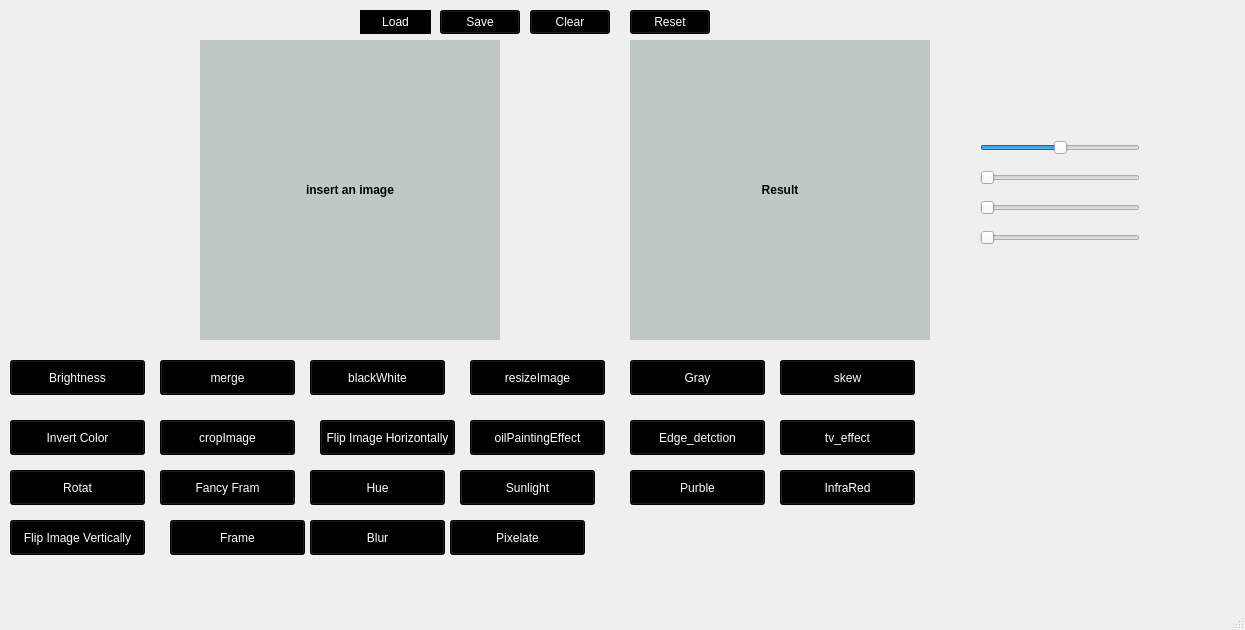
<?xml version="1.0" encoding="UTF-8"?>
<ui version="4.0">
 <class>MainWindow</class>
 <widget class="QMainWindow" name="MainWindow">
  <property name="geometry">
   <rect>
    <x>0</x>
    <y>0</y>
    <width>1245</width>
    <height>630</height>
   </rect>
  </property>
  <property name="windowTitle">
   <string>MainWindow</string>
  </property>
  <property name="tabShape">
   <enum>QTabWidget::Rounded</enum>
  </property>
  <widget class="QWidget" name="centralwidget">
   <widget class="QPushButton" name="btnGray">
    <property name="geometry">
     <rect>
      <x>630</x>
      <y>360</y>
      <width>135</width>
      <height>35</height>
     </rect>
    </property>
    <property name="styleSheet">
     <string notr="true">background-color: rgb(0, 0, 0);color: rgb(255, 255, 255);</string>
    </property>
    <property name="text">
     <string>Gray</string>
    </property>
   </widget>
   <widget class="QPushButton" name="btnTV">
    <property name="geometry">
     <rect>
      <x>780</x>
      <y>420</y>
      <width>135</width>
      <height>35</height>
     </rect>
    </property>
    <property name="styleSheet">
     <string notr="true">background-color: rgb(0, 0, 0);color: rgb(255, 255, 255);</string>
    </property>
    <property name="text">
     <string>tv_effect</string>
    </property>
   </widget>
   <widget class="QPushButton" name="btnClearRslt">
    <property name="geometry">
     <rect>
      <x>530</x>
      <y>10</y>
      <width>80</width>
      <height>24</height>
     </rect>
    </property>
    <property name="styleSheet">
     <string notr="true">background-color: rgb(0, 0, 0);color: rgb(255, 255, 255);</string>
    </property>
    <property name="text">
     <string>Clear</string>
    </property>
   </widget>
   <widget class="QPushButton" name="btnBlur">
    <property name="geometry">
     <rect>
      <x>310</x>
      <y>520</y>
      <width>135</width>
      <height>35</height>
     </rect>
    </property>
    <property name="styleSheet">
     <string notr="true">background-color: rgb(0, 0, 0);color: rgb(255, 255, 255);</string>
    </property>
    <property name="text">
     <string>Blur</string>
    </property>
   </widget>
   <widget class="QPushButton" name="btnResize">
    <property name="geometry">
     <rect>
      <x>470</x>
      <y>360</y>
      <width>135</width>
      <height>35</height>
     </rect>
    </property>
    <property name="styleSheet">
     <string notr="true">background-color: rgb(0, 0, 0);color: rgb(255, 255, 255);</string>
    </property>
    <property name="text">
     <string>resizeImage</string>
    </property>
   </widget>
   <widget class="QPushButton" name="btnInvertClr">
    <property name="geometry">
     <rect>
      <x>10</x>
      <y>420</y>
      <width>135</width>
      <height>35</height>
     </rect>
    </property>
    <property name="styleSheet">
     <string notr="true">background-color: rgb(0, 0, 0);color: rgb(255, 255, 255);</string>
    </property>
    <property name="text">
     <string>Invert Color</string>
    </property>
   </widget>
   <widget class="QPushButton" name="btnPixelate">
    <property name="geometry">
     <rect>
      <x>450</x>
      <y>520</y>
      <width>135</width>
      <height>35</height>
     </rect>
    </property>
    <property name="styleSheet">
     <string notr="true">background-color: rgb(0, 0, 0);color: rgb(255, 255, 255);</string>
    </property>
    <property name="text">
     <string>Pixelate</string>
    </property>
   </widget>
   <widget class="QPushButton" name="btnPurble">
    <property name="geometry">
     <rect>
      <x>630</x>
      <y>470</y>
      <width>135</width>
      <height>35</height>
     </rect>
    </property>
    <property name="styleSheet">
     <string notr="true">background-color: rgb(0, 0, 0);color: rgb(255, 255, 255);</string>
    </property>
    <property name="text">
     <string>Purble</string>
    </property>
   </widget>
   <widget class="QPushButton" name="btnSkew">
    <property name="geometry">
     <rect>
      <x>780</x>
      <y>360</y>
      <width>135</width>
      <height>35</height>
     </rect>
    </property>
    <property name="styleSheet">
     <string notr="true">background-color: rgb(0, 0, 0);color: rgb(255, 255, 255);</string>
    </property>
    <property name="text">
     <string>skew</string>
    </property>
   </widget>
   <widget class="QPushButton" name="btnFancyFrame">
    <property name="geometry">
     <rect>
      <x>160</x>
      <y>470</y>
      <width>135</width>
      <height>35</height>
     </rect>
    </property>
    <property name="styleSheet">
     <string notr="true">background-color: rgb(0, 0, 0);color: rgb(255, 255, 255);</string>
    </property>
    <property name="text">
     <string>Fancy Fram</string>
    </property>
   </widget>
   <widget class="QSlider" name="blurSlider">
    <property name="geometry">
     <rect>
      <x>980</x>
      <y>230</y>
      <width>160</width>
      <height>16</height>
     </rect>
    </property>
    <property name="cursor">
     <cursorShape>ArrowCursor</cursorShape>
    </property>
    <property name="mouseTracking">
     <bool>false</bool>
    </property>
    <property name="styleSheet">
     <string notr="true"/>
    </property>
    <property name="minimum">
     <number>1</number>
    </property>
    <property name="singleStep">
     <number>2</number>
    </property>
    <property name="orientation">
     <enum>Qt::Horizontal</enum>
    </property>
   </widget>
   <widget class="QPushButton" name="btnFlipH">
    <property name="geometry">
     <rect>
      <x>320</x>
      <y>420</y>
      <width>135</width>
      <height>35</height>
     </rect>
    </property>
    <property name="styleSheet">
     <string notr="true">background-color: rgb(0, 0, 0);color: rgb(255, 255, 255);</string>
    </property>
    <property name="text">
     <string>Flip Image Horizontally</string>
    </property>
   </widget>
   <widget class="QLabel" name="insertImg">
    <property name="geometry">
     <rect>
      <x>200</x>
      <y>40</y>
      <width>300</width>
      <height>300</height>
     </rect>
    </property>
    <property name="styleSheet">
     <string notr="true">background-color: rgb(191, 200, 197);
color: rgb(0, 0, 0);
text-align:center;</string>
    </property>
    <property name="text">
     <string>&lt;html&gt;&lt;head/&gt;&lt;body&gt;&lt;p align=&quot;center&quot;&gt;&lt;span style=&quot; font-weight:700;&quot;&gt;insert an image&lt;/span&gt;&lt;/p&gt;&lt;/body&gt;&lt;/html&gt;</string>
    </property>
   </widget>
   <widget class="QPushButton" name="btnLoadImg">
    <property name="geometry">
     <rect>
      <x>360</x>
      <y>10</y>
      <width>71</width>
      <height>24</height>
     </rect>
    </property>
    <property name="styleSheet">
     <string notr="true">background-color: rgb(0, 0, 0);
color: rgb(255, 255, 255);
border-radius: 25px;</string>
    </property>
    <property name="text">
     <string>Load</string>
    </property>
    <property name="autoDefault">
     <bool>false</bool>
    </property>
    <property name="default">
     <bool>false</bool>
    </property>
   </widget>
   <widget class="QPushButton" name="btnInfraRed">
    <property name="geometry">
     <rect>
      <x>780</x>
      <y>470</y>
      <width>135</width>
      <height>35</height>
     </rect>
    </property>
    <property name="styleSheet">
     <string notr="true">background-color: rgb(0, 0, 0);color: rgb(255, 255, 255);</string>
    </property>
    <property name="text">
     <string>InfraRed</string>
    </property>
   </widget>
   <widget class="QPushButton" name="btnFlipV">
    <property name="geometry">
     <rect>
      <x>10</x>
      <y>520</y>
      <width>135</width>
      <height>35</height>
     </rect>
    </property>
    <property name="styleSheet">
     <string notr="true">background-color: rgb(0, 0, 0);color: rgb(255, 255, 255);</string>
    </property>
    <property name="text">
     <string>Flip Image Vertically</string>
    </property>
   </widget>
   <widget class="QPushButton" name="btnCrop">
    <property name="geometry">
     <rect>
      <x>160</x>
      <y>420</y>
      <width>135</width>
      <height>35</height>
     </rect>
    </property>
    <property name="styleSheet">
     <string notr="true">background-color: rgb(0, 0, 0);color: rgb(255, 255, 255);</string>
    </property>
    <property name="text">
     <string>cropImage</string>
    </property>
   </widget>
   <widget class="QPushButton" name="btnBlackWhite">
    <property name="geometry">
     <rect>
      <x>310</x>
      <y>360</y>
      <width>135</width>
      <height>35</height>
     </rect>
    </property>
    <property name="styleSheet">
     <string notr="true">background-color: rgb(0, 0, 0);color: rgb(255, 255, 255);</string>
    </property>
    <property name="text">
     <string>blackWhite</string>
    </property>
   </widget>
   <widget class="QPushButton" name="btnSunlight">
    <property name="geometry">
     <rect>
      <x>460</x>
      <y>470</y>
      <width>135</width>
      <height>35</height>
     </rect>
    </property>
    <property name="styleSheet">
     <string notr="true">background-color: rgb(0, 0, 0);color: rgb(255, 255, 255);</string>
    </property>
    <property name="text">
     <string>Sunlight</string>
    </property>
   </widget>
   <widget class="QPushButton" name="btnSaveImg">
    <property name="geometry">
     <rect>
      <x>440</x>
      <y>10</y>
      <width>80</width>
      <height>24</height>
     </rect>
    </property>
    <property name="styleSheet">
     <string notr="true">background-color: rgb(0, 0, 0);color: rgb(255, 255, 255);</string>
    </property>
    <property name="text">
     <string>Save</string>
    </property>
   </widget>
   <widget class="QLabel" name="resultImg">
    <property name="geometry">
     <rect>
      <x>630</x>
      <y>40</y>
      <width>300</width>
      <height>300</height>
     </rect>
    </property>
    <property name="styleSheet">
     <string notr="true">background-color: rgb(191, 200, 197);
color: rgb(0, 0, 0);
text-align:center;</string>
    </property>
    <property name="text">
     <string>&lt;html&gt;&lt;head/&gt;&lt;body&gt;&lt;p align=&quot;center&quot;&gt;&lt;span style=&quot; font-weight:700;&quot;&gt;Result&lt;/span&gt;&lt;/p&gt;&lt;/body&gt;&lt;/html&gt;</string>
    </property>
   </widget>
   <widget class="QPushButton" name="btnRotat">
    <property name="geometry">
     <rect>
      <x>10</x>
      <y>470</y>
      <width>135</width>
      <height>35</height>
     </rect>
    </property>
    <property name="styleSheet">
     <string notr="true">background-color: rgb(0, 0, 0);color: rgb(255, 255, 255);</string>
    </property>
    <property name="text">
     <string>Rotat</string>
    </property>
   </widget>
   <widget class="QPushButton" name="btnEdgeDetection">
    <property name="geometry">
     <rect>
      <x>630</x>
      <y>420</y>
      <width>135</width>
      <height>35</height>
     </rect>
    </property>
    <property name="styleSheet">
     <string notr="true">background-color: rgb(0, 0, 0);color: rgb(255, 255, 255);</string>
    </property>
    <property name="text">
     <string>Edge_detction</string>
    </property>
   </widget>
   <widget class="QPushButton" name="btnHue">
    <property name="geometry">
     <rect>
      <x>310</x>
      <y>470</y>
      <width>135</width>
      <height>35</height>
     </rect>
    </property>
    <property name="styleSheet">
     <string notr="true">background-color: rgb(0, 0, 0);color: rgb(255, 255, 255);</string>
    </property>
    <property name="text">
     <string>Hue</string>
    </property>
   </widget>
   <widget class="QPushButton" name="btnMerge">
    <property name="geometry">
     <rect>
      <x>160</x>
      <y>360</y>
      <width>135</width>
      <height>35</height>
     </rect>
    </property>
    <property name="styleSheet">
     <string notr="true">background-color: rgb(0, 0, 0);color: rgb(255, 255, 255);</string>
    </property>
    <property name="text">
     <string>merge</string>
    </property>
   </widget>
   <widget class="QPushButton" name="btnOilPnt">
    <property name="geometry">
     <rect>
      <x>470</x>
      <y>420</y>
      <width>135</width>
      <height>35</height>
     </rect>
    </property>
    <property name="styleSheet">
     <string notr="true">background-color: rgb(0, 0, 0);color: rgb(255, 255, 255);</string>
    </property>
    <property name="text">
     <string>oilPaintingEffect</string>
    </property>
   </widget>
   <widget class="QSlider" name="skewSlider">
    <property name="geometry">
     <rect>
      <x>980</x>
      <y>140</y>
      <width>160</width>
      <height>16</height>
     </rect>
    </property>
    <property name="cursor">
     <cursorShape>ArrowCursor</cursorShape>
    </property>
    <property name="mouseTracking">
     <bool>false</bool>
    </property>
    <property name="minimum">
     <number>-89</number>
    </property>
    <property name="maximum">
     <number>89</number>
    </property>
    <property name="singleStep">
     <number>1</number>
    </property>
    <property name="pageStep">
     <number>0</number>
    </property>
    <property name="sliderPosition">
     <number>0</number>
    </property>
    <property name="orientation">
     <enum>Qt::Horizontal</enum>
    </property>
    <property name="invertedAppearance">
     <bool>false</bool>
    </property>
    <property name="invertedControls">
     <bool>false</bool>
    </property>
   </widget>
   <widget class="QPushButton" name="btnNormalFrame">
    <property name="geometry">
     <rect>
      <x>170</x>
      <y>520</y>
      <width>135</width>
      <height>35</height>
     </rect>
    </property>
    <property name="styleSheet">
     <string notr="true">background-color: rgb(0, 0, 0);color: rgb(255, 255, 255);</string>
    </property>
    <property name="text">
     <string>Frame</string>
    </property>
   </widget>
   <widget class="QPushButton" name="btnBrightness">
    <property name="geometry">
     <rect>
      <x>10</x>
      <y>360</y>
      <width>135</width>
      <height>35</height>
     </rect>
    </property>
    <property name="styleSheet">
     <string notr="true">background-color: rgb(0, 0, 0);color: rgb(255, 255, 255);</string>
    </property>
    <property name="text">
     <string>Brightness</string>
    </property>
   </widget>
   <widget class="QSlider" name="brightnessSlider">
    <property name="geometry">
     <rect>
      <x>980</x>
      <y>170</y>
      <width>160</width>
      <height>16</height>
     </rect>
    </property>
    <property name="maximum">
     <number>5</number>
    </property>
    <property name="orientation">
     <enum>Qt::Horizontal</enum>
    </property>
   </widget>
   <widget class="QSlider" name="hueSlider">
    <property name="geometry">
     <rect>
      <x>980</x>
      <y>200</y>
      <width>160</width>
      <height>16</height>
     </rect>
    </property>
    <property name="minimum">
     <number>1</number>
    </property>
    <property name="maximum">
     <number>360</number>
    </property>
    <property name="orientation">
     <enum>Qt::Horizontal</enum>
    </property>
   </widget>
   <widget class="QPushButton" name="pushButton">
    <property name="geometry">
     <rect>
      <x>630</x>
      <y>10</y>
      <width>80</width>
      <height>24</height>
     </rect>
    </property>
    <property name="styleSheet">
     <string notr="true">background-color: rgb(0, 0, 0);color: rgb(255, 255, 255);</string>
    </property>
    <property name="text">
     <string>Reset</string>
    </property>
   </widget>
   <widget class="QWidget" name="widget" native="true">
    <property name="geometry">
     <rect>
      <x>50</x>
      <y>150</y>
      <width>120</width>
      <height>80</height>
     </rect>
    </property>
   </widget>
  </widget>
  <widget class="QMenuBar" name="menubar">
   <property name="geometry">
    <rect>
     <x>0</x>
     <y>0</y>
     <width>1245</width>
     <height>21</height>
    </rect>
   </property>
  </widget>
  <widget class="QStatusBar" name="statusbar"/>
 </widget>
 <resources/>
 <connections/>
</ui>
